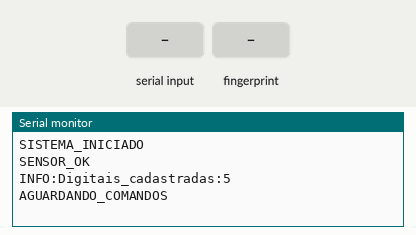
This sketch was run on a simulated Arduino Uno, built with avr-gcc and run on an emulated ATmega328P. Parts: the last lines printed to the serial monitor. The inputs (shaded band) are chosen by the test bench.

Above: at 2.3 s.
2.4 s: "CADASTRAR\n" received over Serial
At 3.3 s:
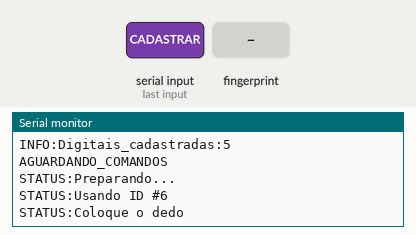
3.9 s: finger stored as number 1 placed on the sensor
At 4.7 s:
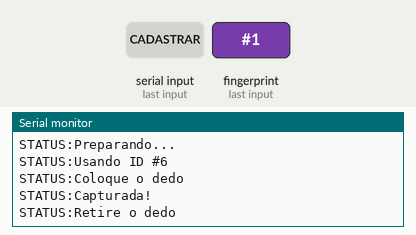
7.7 s: finger stored as number 1 placed on the sensor
At 8.8 s:
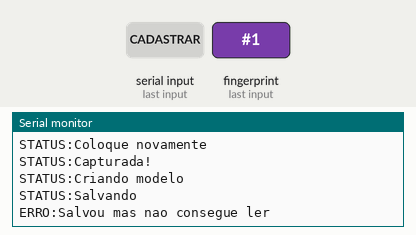
9.4 s: "RECONHECER\n" received over Serial
At 10.3 s:
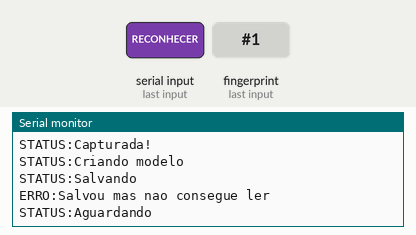
10.9 s: finger stored as number 1 placed on the sensor
At 11.8 s:
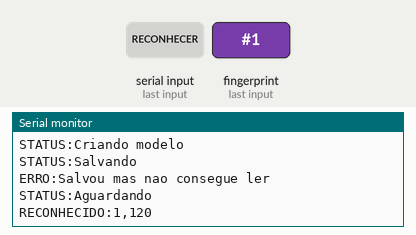
12.8 s: "DELETAR:\n" received over Serial
At 14.0 s:
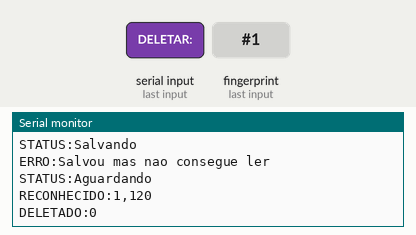

The sketch:

biometria_escolar.ino
```cpp
#include <Adafruit_Fingerprint.h>
#include <SoftwareSerial.h>

SoftwareSerial mySerial(2, 3);
Adafruit_Fingerprint finger = Adafruit_Fingerprint(&mySerial);

uint8_t id;

void setup() {
  Serial.begin(9600);
  while (!Serial);
  delay(100);

  Serial.println(F("SISTEMA_INICIADO"));

  mySerial.begin(57600);
  finger.begin(57600);

  if (finger.verifyPassword()) {
    Serial.println(F("SENSOR_OK"));
    finger.getTemplateCount();
    Serial.print(F("INFO:Digitais_cadastradas:"));
    Serial.println(finger.templateCount);
  } else {
    Serial.println(F("ERRO:Sensor nao encontrado"));
    while (1) { delay(1); }
  }

  Serial.println(F("AGUARDANDO_COMANDOS"));
}

void loop() {
  if (Serial.available() > 0) {
    String cmd = Serial.readStringUntil('\n');
    cmd.trim();

    if (cmd == "CADASTRAR") {
      cadastrar();
    }
    else if (cmd == "RECONHECER") {
      reconhecer();
    }
    else if (cmd.startsWith("DELETAR:")) {
      deletar(cmd.substring(8).toInt());
    }
    else if (cmd == "PROXIMO_ID") {
      proximoID();
    }
    else if (cmd == "LIMPAR_TUDO") {
      limpar();
    }
    else if (cmd == "CONTAR") {
      contar();
    }
  }
  delay(10);
}

void cadastrar() {
  Serial.println(F("STATUS:Preparando..."));

  id = buscarID();
  if (id == 0) {
    Serial.println(F("ERRO:Memoria cheia"));
    return;
  }

  Serial.print(F("STATUS:Usando ID #"));
  Serial.println(id);

  // 🔧 FORÇA DELETAR O SLOT ANTES (IMPORTANTE!)
  finger.deleteModel(id);
  delay(200);

  Serial.println(F("STATUS:Coloque o dedo"));

  // LEITURA 1
  int p = -1;
  uint8_t t = 0;

  while (p != FINGERPRINT_OK && t < 200) {
    p = finger.getImage();
    if (p == FINGERPRINT_NOFINGER) {
      delay(100);
      t++;
    }
    else if (p != FINGERPRINT_OK) {
      Serial.println(F("ERRO:Falha captura"));
      return;
    }
  }

  if (t >= 200) {
    Serial.println(F("ERRO:Timeout"));
    return;
  }

  Serial.println(F("STATUS:Capturada!"));

  p = finger.image2Tz(1);
  if (p != FINGERPRINT_OK) {
    Serial.println(F("ERRO:Falha processar"));
    return;
  }

  Serial.println(F("STATUS:Retire o dedo"));
  delay(2000);

  while (finger.getImage() != FINGERPRINT_NOFINGER);

  // LEITURA 2
  Serial.println(F("STATUS:Coloque novamente"));

  p = -1;
  t = 0;

  while (p != FINGERPRINT_OK && t < 200) {
    p = finger.getImage();
    if (p == FINGERPRINT_NOFINGER) {
      delay(100);
      t++;
    }
  }

  if (t >= 200) {
    Serial.println(F("ERRO:Timeout 2"));
    return;
  }

  Serial.println(F("STATUS:Capturada!"));

  p = finger.image2Tz(2);
  if (p != FINGERPRINT_OK) {
    Serial.println(F("ERRO:Falha processar 2"));
    return;
  }

  // CRIAR MODELO
  Serial.println(F("STATUS:Criando modelo"));
  p = finger.createModel();

  if (p == FINGERPRINT_ENROLLMISMATCH) {
    Serial.println(F("ERRO:Digitais NAO coincidem"));
    return;
  }
  else if (p != FINGERPRINT_OK) {
    Serial.print(F("ERRO:Falha modelo codigo="));
    Serial.println(p);
    return;
  }

  // SALVAR COM VERIFICAÇÃO EXTRA
  Serial.println(F("STATUS:Salvando"));

  // 🔧 TENTA DELETAR NOVAMENTE ANTES DE SALVAR
  finger.deleteModel(id);
  delay(100);

  p = finger.storeModel(id);

  if (p == FINGERPRINT_OK) {
    // ✅ VERIFICA SE SALVOU MESMO
    delay(200);
    uint8_t verifica = finger.loadModel(id);

    if (verifica == FINGERPRINT_OK) {
      Serial.print(F("CADASTRADO:"));
      Serial.println(id);
    } else {
      Serial.println(F("ERRO:Salvou mas nao consegue ler"));
    }
  }
  else if (p == FINGERPRINT_BADLOCATION) {
    Serial.println(F("ERRO:ID invalido ou fora do alcance"));
  }
  else if (p == FINGERPRINT_FLASHERR) {
    Serial.println(F("ERRO:Erro de escrita na flash"));
  }
  else {
    Serial.print(F("ERRO:Falha salvar codigo="));
    Serial.println(p);
  }
}

void reconhecer() {
  Serial.println(F("STATUS:Aguardando"));

  unsigned long inicio = millis();
  uint8_t p = FINGERPRINT_NOFINGER;

  while (p == FINGERPRINT_NOFINGER) {
    p = finger.getImage();
    if (millis() - inicio > 15000) {
      Serial.println(F("ERRO:Timeout"));
      return;
    }
    delay(100);
  }

  if (p != FINGERPRINT_OK) {
    Serial.println(F("ERRO:Falha"));
    return;
  }

  p = finger.image2Tz();
  if (p != FINGERPRINT_OK) {
    Serial.println(F("ERRO:Processar"));
    return;
  }

  p = finger.fingerFastSearch();

  if (p == FINGERPRINT_OK) {
    Serial.print(F("RECONHECIDO:"));
    Serial.print(finger.fingerID);
    Serial.print(F(","));
    Serial.println(finger.confidence);
  }
  else if (p == FINGERPRINT_NOTFOUND) {
    Serial.println(F("NAO_CADASTRADO"));
  }
  else {
    Serial.println(F("ERRO:Busca"));
  }
}

void deletar(uint8_t id) {
  uint8_t p = finger.deleteModel(id);

  if (p == FINGERPRINT_OK) {
    Serial.print(F("DELETADO:"));
    Serial.println(id);
  }
  else if (p == FINGERPRINT_BADLOCATION) {
    Serial.println(F("ERRO:ID invalido"));
  }
  else {
    Serial.print(F("ERRO:Deletar codigo="));
    Serial.println(p);
  }
}

void limpar() {
  if (finger.emptyDatabase() == FINGERPRINT_OK) {
    Serial.println(F("LIMPO:OK"));
  } else {
    Serial.println(F("ERRO:Limpar"));
  }
}

void contar() {
  finger.getTemplateCount();
  Serial.print(F("CONTAGEM:"));
  Serial.println(finger.templateCount);
}

// 🔧 FUNÇÃO BUSCAR ID COMPLETAMENTE REESCRITA
uint8_t buscarID() {
  // Atualiza contagem
  finger.getTemplateCount();

  // Se vazio, retorna ID 1
  if (finger.templateCount == 0) {
    return 1;
  }

  // Se cheio, retorna 0
  if (finger.templateCount >= 162) {
    return 0;
  }

  // 🔧 BUSCA SEQUENCIAL MAIS CONFIÁVEL
  // Começa do ID 1 e vai até 162
  for (uint8_t i = 1; i <= 162; i++) {
    // Tenta carregar o modelo
    uint8_t p = finger.loadModel(i);

    // Se retornar erro de localização/recepção, o slot está LIVRE
    if (p == FINGERPRINT_PACKETRECIEVEERR ||
        p == FINGERPRINT_BADLOCATION ||
        p != FINGERPRINT_OK) {

      // ✅ VERIFICA SE REALMENTE ESTÁ LIVRE tentando deletar
      finger.deleteModel(i);
      delay(50);

      return i;
    }
  }

  // Não encontrou nenhum livre (não deveria acontecer)
  return 0;
}

void proximoID() {
  uint8_t proximo = buscarID();
  Serial.print(F("PROXIMO_ID:"));
  Serial.println(proximo);
}
```

Measured:
- after the input at 2.4 s, the serial monitor: prints a new line at once (image 1)
- after the input at 3.9 s, the serial monitor: prints a new line after 0.10 s (image 2)
- after the input at 7.7 s, the serial monitor: prints a new line after 0.06 s (image 3)
- after the input at 9.4 s, the serial monitor: prints a new line at once (image 4)
- after the input at 10.9 s, the serial monitor: prints a new line after 0.41 s (image 5)
- after the input at 12.8 s, the serial monitor: prints a new line at once (image 6)
